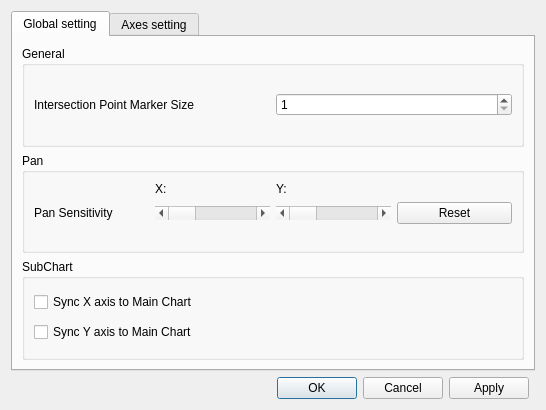
<?xml version="1.0" encoding="UTF-8"?>
<ui version="4.0">
 <class>chart_options</class>
 <widget class="QDialog" name="chart_options">
  <property name="geometry">
   <rect>
    <x>0</x>
    <y>0</y>
    <width>546</width>
    <height>409</height>
   </rect>
  </property>
  <property name="windowTitle">
   <string>Dialog</string>
  </property>
  <layout class="QGridLayout" name="gridLayout">
   <item row="0" column="0" rowspan="2" colspan="2">
    <widget class="QTabWidget" name="chart_options_tab">
     <property name="currentIndex">
      <number>0</number>
     </property>
     <widget class="QWidget" name="tab">
      <attribute name="title">
       <string>Global setting</string>
      </attribute>
      <layout class="QGridLayout" name="gridLayout_3">
       <item row="2" column="0">
        <widget class="QGroupBox" name="groupBox_2">
         <property name="title">
          <string>SubChart</string>
         </property>
         <layout class="QGridLayout" name="gridLayout_5">
          <item row="0" column="0">
           <widget class="QCheckBox" name="checkBox_subchart_sync_x_axis">
            <property name="text">
             <string>Sync X axis to Main Chart</string>
            </property>
           </widget>
          </item>
          <item row="1" column="0">
           <widget class="QCheckBox" name="checkBox_subchart_sync_y_axis">
            <property name="text">
             <string>Sync Y axis to Main Chart</string>
            </property>
           </widget>
          </item>
         </layout>
        </widget>
       </item>
       <item row="1" column="0">
        <widget class="QGroupBox" name="groupBox">
         <property name="maximumSize">
          <size>
           <width>16777215</width>
           <height>100</height>
          </size>
         </property>
         <property name="title">
          <string>Pan</string>
         </property>
         <layout class="QGridLayout" name="gridLayout_4">
          <item row="2" column="0" colspan="3">
           <spacer name="verticalSpacer_2">
            <property name="orientation">
             <enum>Qt::Vertical</enum>
            </property>
            <property name="sizeHint" stdset="0">
             <size>
              <width>20</width>
              <height>40</height>
             </size>
            </property>
           </spacer>
          </item>
          <item row="1" column="0">
           <widget class="QLabel" name="label_13">
            <property name="text">
             <string>Pan Sensitivity</string>
            </property>
           </widget>
          </item>
          <item row="0" column="1">
           <widget class="QLabel" name="label_pan_x">
            <property name="text">
             <string>X:</string>
            </property>
           </widget>
          </item>
          <item row="1" column="3">
           <widget class="QPushButton" name="pushButton">
            <property name="text">
             <string>Reset</string>
            </property>
           </widget>
          </item>
          <item row="0" column="2">
           <widget class="QLabel" name="label_pan_y">
            <property name="text">
             <string>Y:</string>
            </property>
           </widget>
          </item>
          <item row="1" column="1">
           <widget class="QScrollBar" name="horizontalScrollBar_x">
            <property name="maximum">
             <number>100</number>
            </property>
            <property name="pageStep">
             <number>1</number>
            </property>
            <property name="orientation">
             <enum>Qt::Horizontal</enum>
            </property>
           </widget>
          </item>
          <item row="1" column="2">
           <widget class="QScrollBar" name="horizontalScrollBar_y">
            <property name="maximum">
             <number>100</number>
            </property>
            <property name="pageStep">
             <number>1</number>
            </property>
            <property name="orientation">
             <enum>Qt::Horizontal</enum>
            </property>
           </widget>
          </item>
         </layout>
        </widget>
       </item>
       <item row="0" column="0">
        <widget class="QGroupBox" name="groupBox_3">
         <property name="title">
          <string>General</string>
         </property>
         <layout class="QGridLayout" name="gridLayout_6">
          <item row="0" column="2">
           <widget class="QSpinBox" name="spinBox_point_maker_size">
            <property name="minimum">
             <number>1</number>
            </property>
            <property name="maximum">
             <number>20</number>
            </property>
           </widget>
          </item>
          <item row="0" column="1">
           <widget class="QLabel" name="label_14">
            <property name="text">
             <string>Intersection Point Marker Size</string>
            </property>
           </widget>
          </item>
         </layout>
        </widget>
       </item>
      </layout>
     </widget>
     <widget class="QWidget" name="tab_axes">
      <attribute name="title">
       <string>Axes setting</string>
      </attribute>
      <layout class="QGridLayout" name="gridLayout_2">
       <item row="9" column="1">
        <widget class="QLineEdit" name="lineEdit_y_label"/>
       </item>
       <item row="10" column="1">
        <widget class="QComboBox" name="comboBox_y_scale">
         <item>
          <property name="text">
           <string>linear</string>
          </property>
         </item>
         <item>
          <property name="text">
           <string>log</string>
          </property>
         </item>
         <item>
          <property name="text">
           <string>symlog</string>
          </property>
         </item>
        </widget>
       </item>
       <item row="3" column="1" colspan="2">
        <widget class="QLineEdit" name="lineEdit_x_max"/>
       </item>
       <item row="8" column="0">
        <widget class="QLabel" name="label_9">
         <property name="minimumSize">
          <size>
           <width>200</width>
           <height>0</height>
          </size>
         </property>
         <property name="maximumSize">
          <size>
           <width>200</width>
           <height>16777215</height>
          </size>
         </property>
         <property name="text">
          <string>Max</string>
         </property>
        </widget>
       </item>
       <item row="3" column="0">
        <widget class="QLabel" name="label_5">
         <property name="minimumSize">
          <size>
           <width>200</width>
           <height>0</height>
          </size>
         </property>
         <property name="maximumSize">
          <size>
           <width>200</width>
           <height>16777215</height>
          </size>
         </property>
         <property name="text">
          <string>Max</string>
         </property>
        </widget>
       </item>
       <item row="6" column="0">
        <widget class="QLabel" name="label_7">
         <property name="minimumSize">
          <size>
           <width>200</width>
           <height>0</height>
          </size>
         </property>
         <property name="maximumSize">
          <size>
           <width>200</width>
           <height>16777215</height>
          </size>
         </property>
         <property name="text">
          <string>&lt;html&gt;&lt;head/&gt;&lt;body&gt;&lt;p&gt;&lt;span style=&quot; font-weight:700;&quot;&gt;Y-Axis&lt;/span&gt;&lt;/p&gt;&lt;/body&gt;&lt;/html&gt;</string>
         </property>
         <property name="textFormat">
          <enum>Qt::RichText</enum>
         </property>
        </widget>
       </item>
       <item row="7" column="1">
        <widget class="QLineEdit" name="lineEdit_y_min"/>
       </item>
       <item row="2" column="1" colspan="2">
        <widget class="QLineEdit" name="lineEdit_x_min"/>
       </item>
       <item row="0" column="1" colspan="2">
        <widget class="QLineEdit" name="lineEdit_title">
         <property name="focusPolicy">
          <enum>Qt::StrongFocus</enum>
         </property>
        </widget>
       </item>
       <item row="2" column="0">
        <widget class="QLabel" name="label_6">
         <property name="minimumSize">
          <size>
           <width>200</width>
           <height>0</height>
          </size>
         </property>
         <property name="maximumSize">
          <size>
           <width>200</width>
           <height>16777215</height>
          </size>
         </property>
         <property name="text">
          <string>Min</string>
         </property>
        </widget>
       </item>
       <item row="8" column="1">
        <widget class="QLineEdit" name="lineEdit_y_max"/>
       </item>
       <item row="4" column="0">
        <widget class="QLabel" name="label_3">
         <property name="minimumSize">
          <size>
           <width>200</width>
           <height>0</height>
          </size>
         </property>
         <property name="maximumSize">
          <size>
           <width>200</width>
           <height>16777215</height>
          </size>
         </property>
         <property name="text">
          <string>Label</string>
         </property>
        </widget>
       </item>
       <item row="4" column="1" colspan="2">
        <widget class="QLineEdit" name="lineEdit_x_label"/>
       </item>
       <item row="5" column="0">
        <widget class="QLabel" name="label_4">
         <property name="minimumSize">
          <size>
           <width>200</width>
           <height>0</height>
          </size>
         </property>
         <property name="maximumSize">
          <size>
           <width>200</width>
           <height>16777215</height>
          </size>
         </property>
         <property name="text">
          <string>Scale</string>
         </property>
        </widget>
       </item>
       <item row="12" column="0">
        <spacer name="verticalSpacer">
         <property name="orientation">
          <enum>Qt::Vertical</enum>
         </property>
         <property name="sizeHint" stdset="0">
          <size>
           <width>20</width>
           <height>40</height>
          </size>
         </property>
        </spacer>
       </item>
       <item row="7" column="0">
        <widget class="QLabel" name="label_8">
         <property name="minimumSize">
          <size>
           <width>200</width>
           <height>0</height>
          </size>
         </property>
         <property name="maximumSize">
          <size>
           <width>200</width>
           <height>16777215</height>
          </size>
         </property>
         <property name="text">
          <string>Min</string>
         </property>
        </widget>
       </item>
       <item row="1" column="0">
        <widget class="QLabel" name="label_2">
         <property name="minimumSize">
          <size>
           <width>200</width>
           <height>0</height>
          </size>
         </property>
         <property name="maximumSize">
          <size>
           <width>200</width>
           <height>16777215</height>
          </size>
         </property>
         <property name="styleSheet">
          <string notr="true"/>
         </property>
         <property name="text">
          <string>&lt;html&gt;&lt;head/&gt;&lt;body&gt;&lt;p&gt;&lt;span style=&quot; font-weight:700;&quot;&gt;X-Axis&lt;/span&gt;&lt;/p&gt;&lt;/body&gt;&lt;/html&gt;</string>
         </property>
        </widget>
       </item>
       <item row="5" column="1" colspan="2">
        <widget class="QComboBox" name="comboBox_x_scale">
         <item>
          <property name="text">
           <string>linear</string>
          </property>
         </item>
         <item>
          <property name="text">
           <string>log</string>
          </property>
         </item>
         <item>
          <property name="text">
           <string>symlog</string>
          </property>
         </item>
        </widget>
       </item>
       <item row="9" column="0">
        <widget class="QLabel" name="label_10">
         <property name="minimumSize">
          <size>
           <width>200</width>
           <height>0</height>
          </size>
         </property>
         <property name="maximumSize">
          <size>
           <width>200</width>
           <height>16777215</height>
          </size>
         </property>
         <property name="text">
          <string>Label</string>
         </property>
        </widget>
       </item>
       <item row="10" column="0">
        <widget class="QLabel" name="label_11">
         <property name="minimumSize">
          <size>
           <width>200</width>
           <height>0</height>
          </size>
         </property>
         <property name="maximumSize">
          <size>
           <width>200</width>
           <height>16777215</height>
          </size>
         </property>
         <property name="text">
          <string>Scale</string>
         </property>
        </widget>
       </item>
       <item row="0" column="0">
        <widget class="QLabel" name="label">
         <property name="minimumSize">
          <size>
           <width>200</width>
           <height>0</height>
          </size>
         </property>
         <property name="maximumSize">
          <size>
           <width>200</width>
           <height>16777215</height>
          </size>
         </property>
         <property name="text">
          <string>Title</string>
         </property>
        </widget>
       </item>
       <item row="11" column="0">
        <widget class="QLabel" name="label_12">
         <property name="minimumSize">
          <size>
           <width>200</width>
           <height>0</height>
          </size>
         </property>
         <property name="maximumSize">
          <size>
           <width>200</width>
           <height>16777215</height>
          </size>
         </property>
         <property name="text">
          <string>&lt;html&gt;&lt;head/&gt;&lt;body&gt;&lt;p&gt;&lt;span style=&quot; font-weight:700;&quot;&gt;Legend&lt;/span&gt;&lt;/p&gt;&lt;/body&gt;&lt;/html&gt;</string>
         </property>
         <property name="textFormat">
          <enum>Qt::RichText</enum>
         </property>
        </widget>
       </item>
       <item row="11" column="1">
        <widget class="QCheckBox" name="checkBox_legend_on">
         <property name="text">
          <string>on</string>
         </property>
        </widget>
       </item>
      </layout>
     </widget>
    </widget>
   </item>
   <item row="2" column="0">
    <widget class="QDialogButtonBox" name="buttonBox">
     <property name="orientation">
      <enum>Qt::Horizontal</enum>
     </property>
     <property name="standardButtons">
      <set>QDialogButtonBox::Apply|QDialogButtonBox::Cancel|QDialogButtonBox::Ok</set>
     </property>
    </widget>
   </item>
  </layout>
 </widget>
 <resources/>
 <connections>
  <connection>
   <sender>buttonBox</sender>
   <signal>accepted()</signal>
   <receiver>chart_options</receiver>
   <slot>accept()</slot>
   <hints>
    <hint type="sourcelabel">
     <x>248</x>
     <y>254</y>
    </hint>
    <hint type="destinationlabel">
     <x>157</x>
     <y>274</y>
    </hint>
   </hints>
  </connection>
  <connection>
   <sender>buttonBox</sender>
   <signal>rejected()</signal>
   <receiver>chart_options</receiver>
   <slot>reject()</slot>
   <hints>
    <hint type="sourcelabel">
     <x>316</x>
     <y>260</y>
    </hint>
    <hint type="destinationlabel">
     <x>286</x>
     <y>274</y>
    </hint>
   </hints>
  </connection>
 </connections>
</ui>
